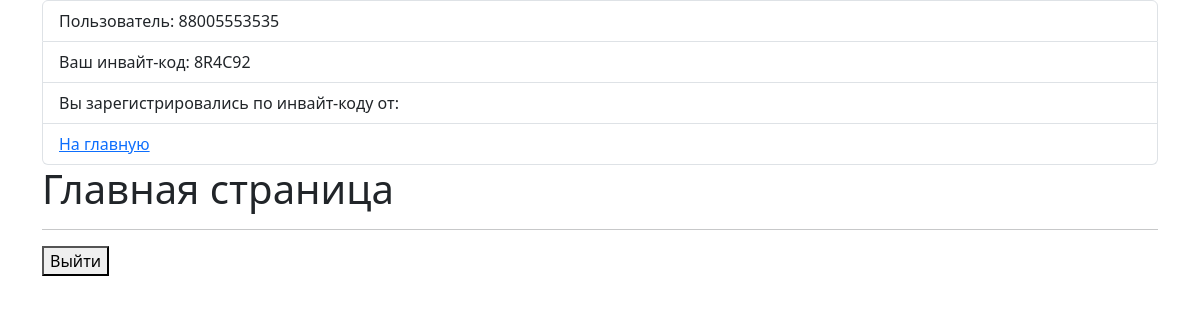
Screenshot of / (signed in) with the database file from the repository.
### users/models.py (models this page shows)
class CustomUser(AbstractBaseUser, PermissionsMixin):
    phone_number  = models.CharField(max_length=15, unique=True)
    invite_code   = models.CharField(max_length=6, unique=True, default=generate_invite_code)
    invited_by    = models.ForeignKey(
        'self',
        null=True,
        blank=True,
        on_delete=models.SET_NULL,
        related_name='invited_users'
    )
    email = models.EmailField(unique=True)
    first_name = models.CharField(max_length=30, blank=True)
    last_name = models.CharField(max_length=30, blank=True)
    is_active = models.BooleanField(default=True)
    is_staff = models.BooleanField(default=False)
    date_joined = models.DateTimeField(auto_now_add=True)
    objects = UserManager()
    USERNAME_FIELD = 'phone_number'
    REQUIRED_FIELDS = []
    invited_by = models.ForeignKey(
        'self',
        on_delete=models.SET_NULL,
        null=True,
        blank=True,
        related_name='referrals',
        verbose_name='Пригласивший пользователь'
    )
    def __str__(self):
        return self.phone_number

### templates/home.html (shortened to what this page needs)
{% extends 'base.html' %}
{% block content %}
 <h1>Главная страница</h1>
<hr>
{% if user.is_authenticated %}
<form method="post" action="{% url 'logout' %}">
  <button type="submit">Выйти</button>
</form>
{% endif %}
{% endblock %}

### templates/base.html (shortened to what this page needs)
<!DOCTYPE html>
<html lang="en">
<head>
    <link rel="stylesheet" href="https://cdn.jsdelivr.net/npm/bootstrap@5.3.3/dist/css/bootstrap.min.css">
</head>
<body class="container">
<ul class="list-group">
    <li class="list-group-item">
        Пользователь: {{ user }}
    </li>
    <li class="list-group-item">
        Ваш инвайт-код: {{ request.user.invite_code }}
    </li>
    <li class="list-group-item">Вы зарегистрировались по инвайт-коду от: {{ user.invited_by.phone_number }}</li>
    <li class="list-group-item">
        <a href="{% url 'home' %}"> На главную </a>
    </li>
</ul>
{% block content %}
{% endblock %}
</body>
</html>

### rows the page displays
CustomUser: is_active+password+phone_number "88005553535", user.invite_code "8R4C92"
